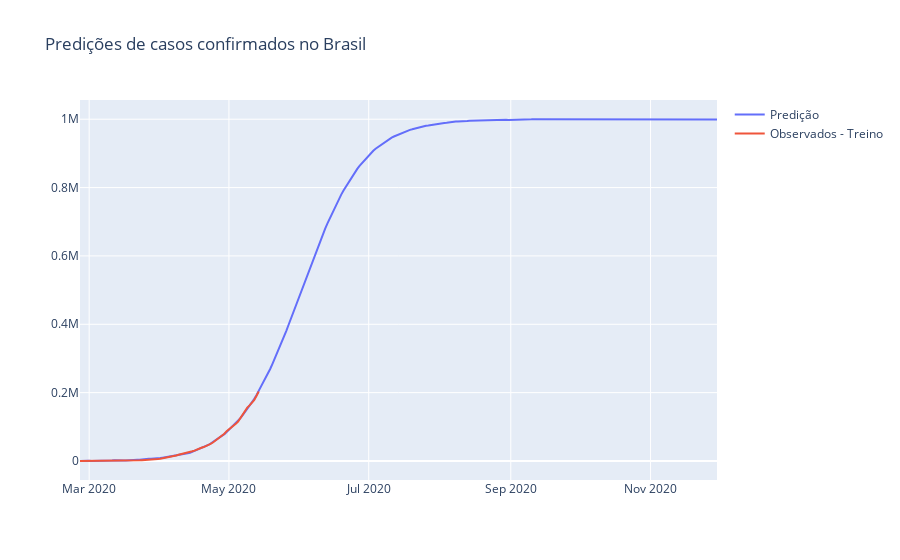

Notebook source saved alongside this figure:
### Code cell
fig = go.Figure()

fig.add_trace(go.Scatter(x=forecast.ds, y=forecast.yhat, name='Predição'))
fig.add_trace(go.Scatter(x=train.ds, y=train.y, name='Observados - Treino'))
fig.update_layout(title='Predições de casos confirmados no Brasil')
fig.show()
